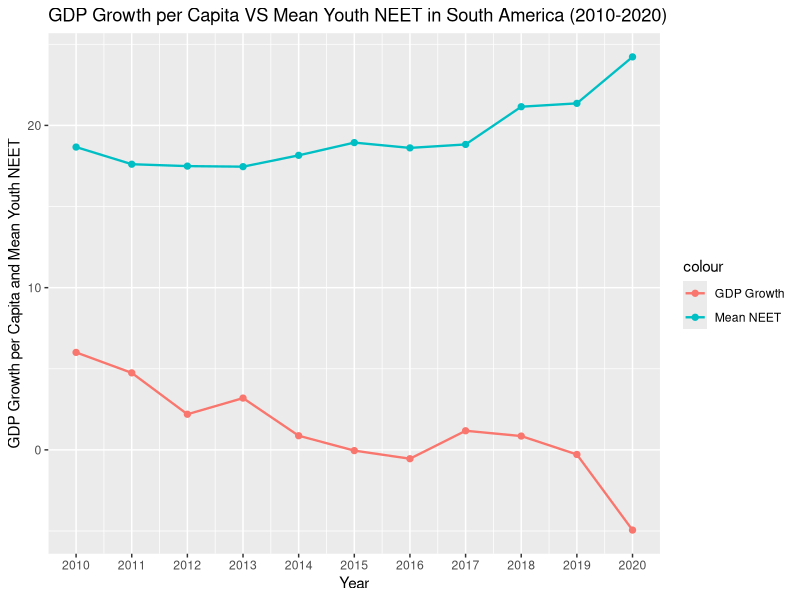

This figure's R source:
library(tidyverse)
library(dplyr)
library(ggplot2)

# Load data

GDP <- read.csv("data sets/gdp-per-capita-worldbank.csv")
NEET <- read.csv("data sets/youth-not-in-education-employment-training.csv")
Continents <- read.csv("data sets/continents-according-to-our-world-in-data.csv")


# Filter the data of NEET in Oceania in 2010-2021

youth_NEET <- NEET %>%
  filter(Year >= 2010, Year <= 2020) %>%
  inner_join(Continents, Year, by = "Entity") %>%
  select(-Year.y, -Code.y) %>%
  filter(Continent == "South America")


# Filter the data of GDP in Oceania in 2010-2021

GDP <- GDP %>%
  filter(Year >= 2009, Year <= 2020) %>%
  inner_join(Continents, Year, by = "Entity") %>%
  select(-Year.y, -Code.y) %>%
  filter(Continent == "South America")


# Calculate GDP growth rate

GDP_Growth <- GDP %>%
  group_by(Year.x) %>%
  summarise(Total_GDP = sum(GDP.per.capita..PPP..constant.2017.international...)) %>%
  mutate(GDP_Growth = ((Total_GDP - lag(Total_GDP)) / lag(Total_GDP)) * 100)

# Calculate mean NEET

mean_youth_NEET <- youth_NEET %>%
  group_by(Year.x) %>%
  summarise(mean_NEET = mean(Share.of.youth.not.in.education..employment.or.training..total....of.youth.population.))


# Combine the two data set for plot

GDP_Growth_NEET <- inner_join(GDP_Growth, mean_youth_NEET, by = "Year.x")



# Plot NEET and GDP growth

ggplot(GDP_Growth_NEET, aes(x = Year.x)) + 
  geom_point(aes(y = mean_NEET, colour = "Mean NEET"), size = 1.8)+
  geom_line(aes(y = mean_NEET, colour = "Mean NEET"), size = 0.8)+
  geom_point(aes(y = GDP_Growth, colour = "GDP Growth"), size = 1.8) + 
  geom_line(aes(y = GDP_Growth, colour = "GDP Growth"), size = 0.8) + 
  scale_x_continuous(breaks = 2010:2020) + 
  labs(title = "GDP Growth per Capita VS Mean Youth NEET in South America (2010-2020)", x = "Year", y = "GDP Growth per Capita and Mean Youth NEET")